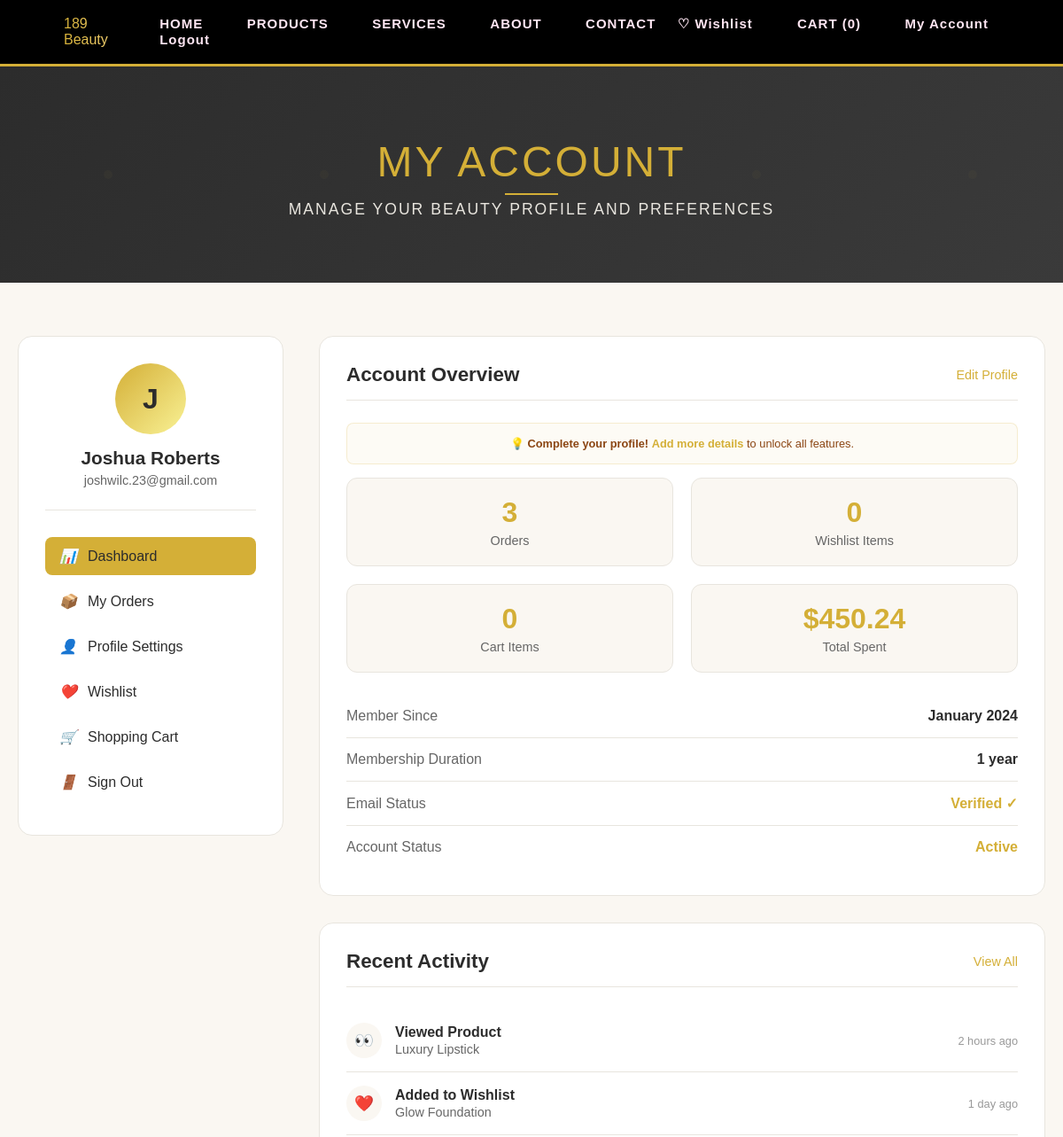
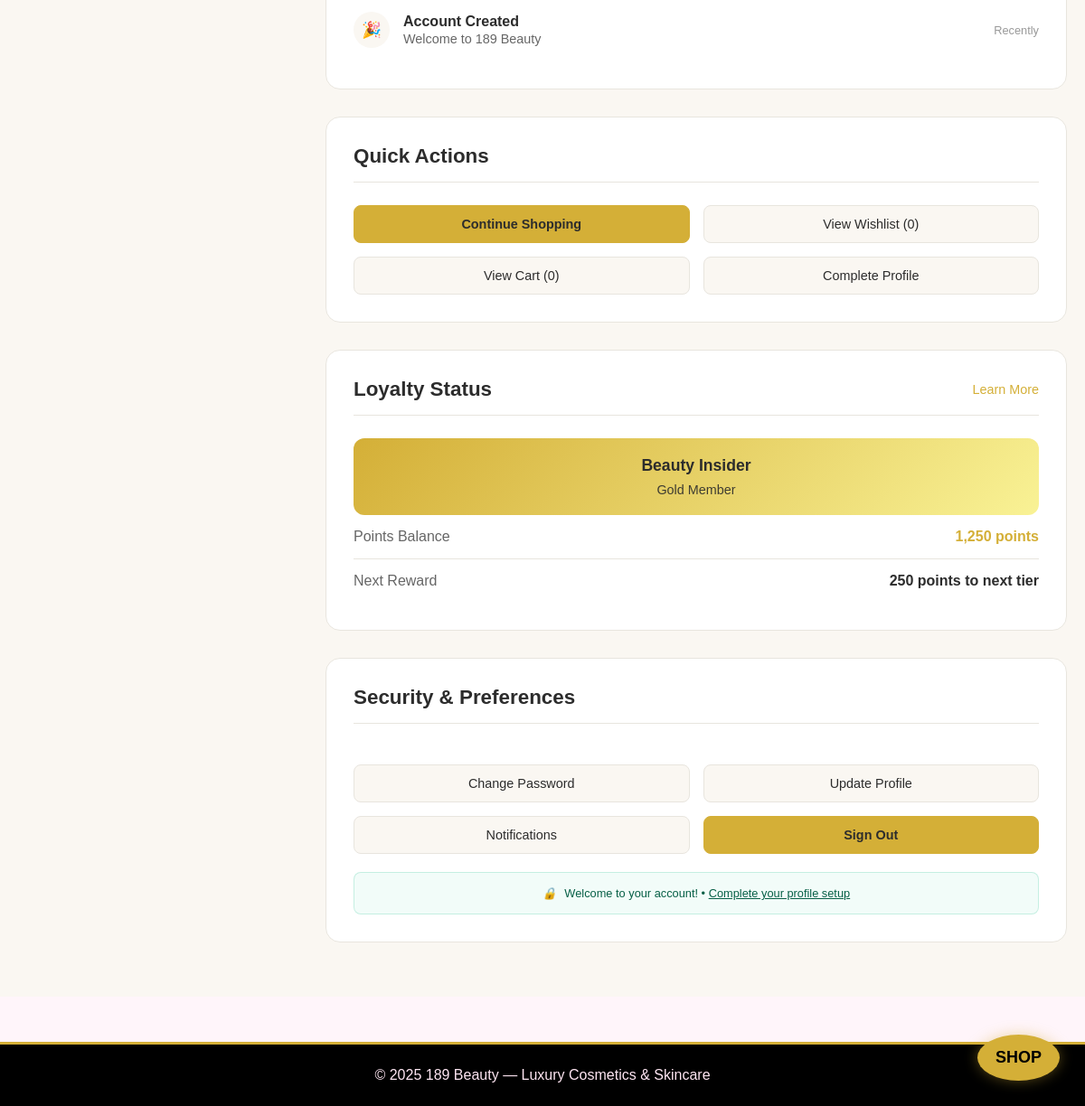
The app's page /account.php (signed in) with its own data (2 pictures, top to bottom).
### tables this page shows
CREATE TABLE `users` (
  `id` int(11) NOT NULL,
  `username` varchar(255) DEFAULT NULL,
  `email` varchar(255) DEFAULT NULL,
  `password` varchar(255) DEFAULT NULL,
  `cart_data` text DEFAULT NULL,
  `wishlist_data` text DEFAULT NULL,
  `first_name` varchar(100) DEFAULT NULL,
  `last_name` varchar(100) DEFAULT NULL,
  `phone` varchar(20) DEFAULT NULL,
  `address` text DEFAULT NULL,
  `city` varchar(100) DEFAULT NULL,
  `state` varchar(50) DEFAULT NULL,
  `zip_code` varchar(20) DEFAULT NULL,
  `date_of_birth` date DEFAULT NULL,
  `created_at` timestamp NOT NULL DEFAULT current_timestamp(),
  `updated_at` timestamp NOT NULL DEFAULT current_timestamp() ON UPDATE current_timestamp(),
  `email_notifications` tinyint(1) DEFAULT 1,
  `order_updates` tinyint(1) DEFAULT 1,
  `promotional_emails` tinyint(1) DEFAULT 1,
  `notification_updated_at` timestamp NULL DEFAULT NULL,
  `verification_token` varchar(64) DEFAULT NULL,
  `verification_expires` datetime DEFAULT NULL,
  `is_verified` tinyint(1) DEFAULT 0,
  `reset_token` varchar(64) DEFAULT NULL,
  `reset_expires` datetime DEFAULT NULL
);

### includes/orders.php (called while the page is built, shortened)
<?php
if (!function_exists('getUserOrders')) {
    function getUserOrders($user_id) {
        global $conn;
        $stmt = $conn->prepare("
            SELECT o.*,
                   (SELECT status FROM order_tracking WHERE order_id = o.id ORDER BY created_at DESC LIMIT 1) as current_status
            FROM orders o
            WHERE o.user_id = ?
            ORDER BY o.created_at DESC
        ");
        $stmt->bind_param("i", $user_id);
        $stmt->execute();
        $result = $stmt->get_result();
        $orders = $result->fetch_all(MYSQLI_ASSOC);
        return $orders;
    }
}
?>

### account.php (the view, shortened to what this page needs)
<?php
include 'includes/header.php';
include 'includes/db.php';
$orders_functions_exist = false;
if (file_exists('includes/orders.php')) {
    include 'includes/orders.php';
    $orders_functions_exist = true;
}
$user_id = $_SESSION['user_id'];
$stmt = $conn->prepare("SELECT username, email, first_name, last_name, phone, address, city, state, zip_code, date_of_birth,
                       email_notifications, order_updates, promotional_emails
                       FROM users WHERE id = ?");
$stmt->bind_param("i", $user_id);
$stmt->execute();
$result = $stmt->get_result();
$user = $result->fetch_assoc();
$member_since = "January 2024";
$member_duration = "1 year";
$cart_count = isset($_SESSION['cart']) ? count($_SESSION['cart']) : 0;
$wishlist_count = isset($_SESSION['wishlist']) ? count($_SESSION['wishlist']) : 0;
$order_count = 0;
$total_spent = 0;
if ($orders_functions_exist && function_exists('getUserOrders')) {
    $user_orders = getUserOrders($user_id);
    $order_count = count($user_orders);
    foreach ($user_orders as $order) {
        $total_spent += $order['total_amount'];
    }
} else {
    $order_count = 0;
    $total_spent = 0;
}
$active_tab = isset($_GET['tab']) ? $_GET['tab'] : 'dashboard';
$recent_activity = [
    ['action' => 'Viewed Product', 'item' => 'Luxury Lipstick', 'time' => '2 hours ago'],
    ['action' => 'Added to Wishlist', 'item' => 'Glow Foundation', 'time' => '1 day ago'],
    ['action' => 'Account Created', 'item' => 'Welcome to 189 Beauty', 'time' => 'Recently']
];
?>
<!DOCTYPE html>
<html lang="en">
<head>
</head>
<body>
    <section class="account-hero">
        <div class="hero-content">
            <h1 class="account-title">MY ACCOUNT</h1>
            <p class="account-subtitle">MANAGE YOUR BEAUTY PROFILE AND PREFERENCES</p>
        </div>
    </section>
    <div class="main-content">
        <section class="account-section">
            <div class="account-container">
                <div class="account-sidebar">
                    <div class="user-profile">
                        <div class="user-avatar">
                            <?= strtoupper(substr($user['username'], 0, 1)) ?>
                        </div>
                        <h3 class="user-name">
                            <?= !empty($user['first_name']) && !empty($user['last_name'])
                                ? htmlspecialchars($user['first_name'] . ' ' . $user['last_name'])
                                : htmlspecialchars($user['username']) ?>
                        </h3>
                        <p class="user-email"><?= htmlspecialchars($user['email']) ?></p>
                    </div>
                    <nav class="sidebar-nav">
                        <a href="account.php?tab=dashboard" class="nav-item <?= $active_tab == 'dashboard' ? 'active' : '' ?>">
                            <i>📊</i> Dashboard
                        </a>
                        <a href="account.php?tab=orders" class="nav-item <?= $active_tab == 'orders' ? 'active' : '' ?>">
                            <i>📦</i> My Orders
                        </a>
                        <a href="account.php?tab=profile" class="nav-item <?= $active_tab == 'profile' ? 'active' : '' ?>">
                            <i>👤</i> Profile Settings
                        </a>
                        <a href="wishlist.php" class="nav-item">
                            <i>❤️</i> Wishlist
                        </a>
                        <a href="cart.php" class="nav-item">
                            <i>🛒</i> Shopping Cart
                        </a>
                        <a href="logout.php" class="nav-item">
                            <i>🚪</i> Sign Out
                        </a>
                    </nav>
                </div>
                <div class="account-main">
                    <div class="tab-content <?= $active_tab == 'dashboard' ? 'active' : '' ?>" id="dashboard-tab">
                        <div class="account-card">
                            <div class="card-header">
                                <h3 class="card-title">Account Overview</h3>
                                <a href="profile.php" class="card-action">Edit Profile</a>
                            </div>
                            <div class="setup-prompt">
                                💡 <strong>Complete your profile!</strong>
                                <a href="profile.php">Add more details</a> to unlock all features.
                            </div>
                            <div class="stats-grid">
                                <div class="stat-item">
                                    <div class="stat-number"><?= $order_count ?></div>
                                    <div class="stat-label">Orders</div>
                                </div>
                                <div class="stat-item">
                                    <div class="stat-number"><?= $wishlist_count ?></div>
                                    <div class="stat-label">Wishlist Items</div>
                                </div>
                                <div class="stat-item">
                                    <div class="stat-number"><?= $cart_count ?></div>
                                    <div class="stat-label">Cart Items</div>
                                </div>
                                <div class="stat-item">
                                    <div class="stat-number">$<?= number_format($total_spent, 2) ?></div>
                                    <div class="stat-label">Total Spent</div>
                                </div>
                            </div>
                            <ul class="info-list">
                                <li class="info-item">
                                    <span class="info-label">Member Since</span>
                                    <span class="info-value"><?= $member_since ?></span>
                                </li>
                                <li class="info-item">
                                    <span class="info-label">Membership Duration</span>
                                    <span class="info-value"><?= $member_duration ?></span>
                                </li>
                                <li class="info-item">
                                    <span class="info-label">Email Status</span>
                                    <span class="info-value gold">Verified ✓</span>
                                </li>
                                <li class="info-item">
                                    <span class="info-label">Account Status</span>
                                    <span class="info-value gold">Active</span>
                                </li>
                            </ul>
                        </div>
                        <div class="account-card">
                            <div class="card-header">
                                <h3 class="card-title">Recent Activity</h3>
                                <a href="activity.php" class="card-action">View All</a>
                            </div>
                            <ul class="activity-list">
                                <?php foreach($recent_activity as $activity): ?>
                                <li class="activity-item">
                                    <div class="activity-icon">
                                        <?=
                                            $activity['action'] === 'Viewed Product' ? '👀' :
                                            ($activity['action'] === 'Added to Wishlist' ? '❤️' :
                                            ($activity['action'] === 'Account Created' ? '🎉' : '📝'))
                                        ?>
                                    </div>
                                    <div class="activity-content">
                                        <div class="activity-action"><?= $activity['action'] ?></div>
                                        <div class="activity-item-name"><?= $activity['item'] ?></div>
                                    </div>
                                    <div class="activity-time"><?= $activity['time'] ?></div>
                                </li>
                                <?php endforeach; ?>
                            </ul>
                        </div>
                        <div class="account-card">
                            <div class="card-header">
                                <h3 class="card-title">Quick Actions</h3>
                            </div>
                            <div class="quick-actions">
                                <a href="products.php" class="action-btn primary">Continue Shopping</a>
                                <a href="wishlist.php" class="action-btn">View Wishlist (<?= $wishlist_count ?>)</a>
                                <a href="cart.php" class="action-btn">View Cart (<?= $cart_count ?>)</a>
                                <a href="profile.php" class="action-btn">Complete Profile</a>
                            </div>
                        </div>
                        <div class="account-card">
                            <div class="card-header">
                                <h3 class="card-title">Loyalty Status</h3>
                                <a href="loyalty.php" class="card-action">Learn More</a>
                            </div>
                            <div class="loyalty-status">
                                <div class="loyalty-title">Beauty Insider</div>
                                <div class="loyalty-level">Gold Member</div>
                            </div>
                            <ul class="info-list">
                                <li class="info-item">
                                    <span class="info-label">Points Balance</span>
                                    <span class="info-value gold">1,250 points</span>
                                </li>
                                <li class="info-item">
                                    <span class="info-label">Next Reward</span>
                                    <span class="info-value">250 points to next tier</span>
                                </li>
                            </ul>
                        </div>
                        <div class="account-card full-width">
                            <div class="card-header">
                                <h3 class="card-title">Security & Preferences</h3>
                            </div>
                            <div class="quick-actions">
                                <button onclick="openChangePassword()" class="action-btn">Change Password</button>
                                <a href="profile.php" class="action-btn">Update Profile</a>
                                <button onclick="openNotifications()" class="action-btn">Notifications</button>
                                <a href="logout.php" class="action-btn primary">Sign Out</a>
                            </div>
                            <div class="security-notice">
                                <i>🔒</i> Welcome to your account! •
                                <a href="profile.php" style="color: #065f46; text-decoration: underline;">Complete your profile setup</a>
                            </div>
                        </div>
                    </div>
                </div>
            </div>
        </section>
    </div>
    <?php include 'includes/footer.php'; ?>
</body>
</html>

### css/style.css (style rules this page uses)
* { margin: 0; padding: 0; box-sizing: border-box; }
body { font-family: 'Poppins', sans-serif; background: #fff5fa; color: #000; overflow-x: hidden; }
.fade-in { animation: fadeIn 1s ease-in forwards; }
html { height: 100%; }
body { min-height: 100vh; display: flex; flex-direction: column; }

### records on screen
users: username "J", first_name+last_name "Joshua Roberts", email "joshwilc.23@gmail.com"

### other values on screen
count($_SESSION['cart']) "0"
$order_count "3"
$wishlist_count "0"
$cart_count "0"
$total_spent "450.24"
$member_since "January 2024"
$member_duration "1 year"
$activity['action'] "Viewed Product"
$activity['item'] "Luxury Lipstick"
$activity['time'] "2 hours ago"
$activity['action'] "Added to Wishlist"
$activity['item'] "Glow Foundation"
$activity['time'] "1 day ago"
$activity['action'] "Account Created"
$activity['item'] "Welcome to 189 Beauty"
